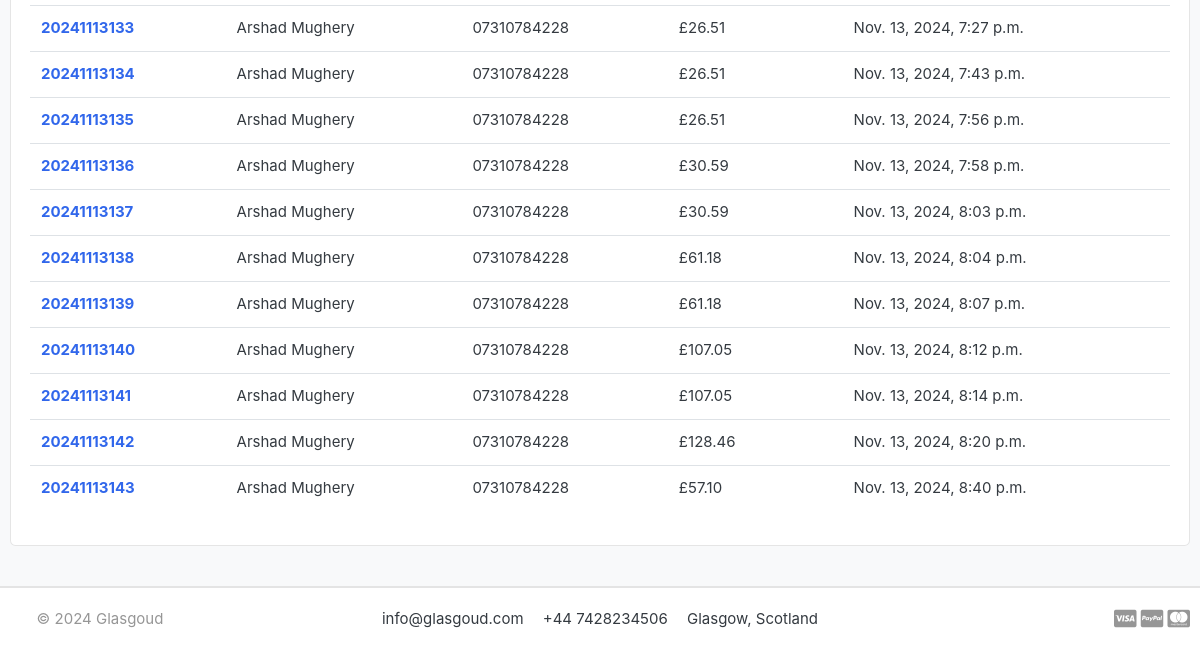
/accounts/admin_orders_list/ (signed in, lower part), run on an earlier commit of the app's database.
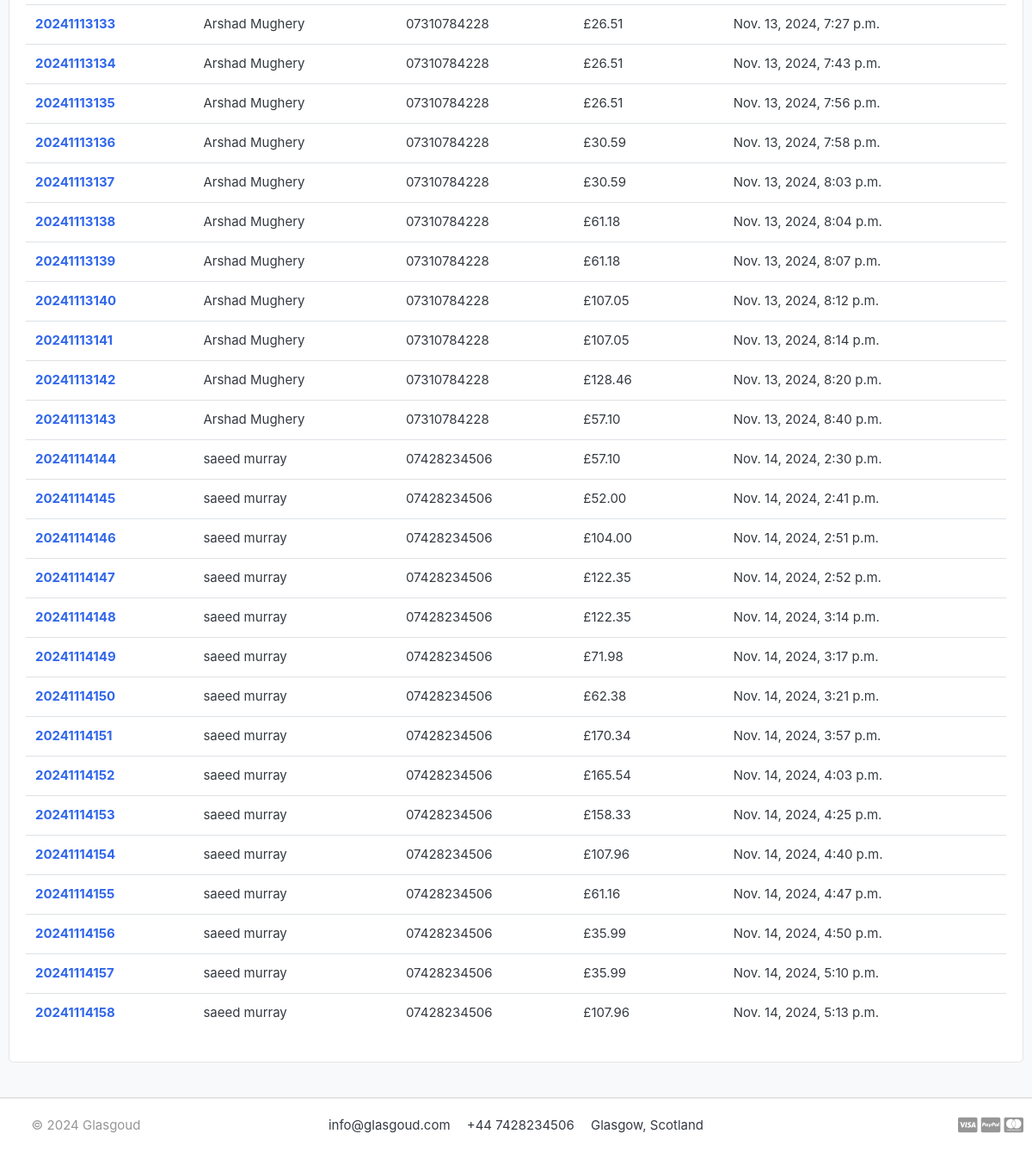
And on a later commit of the database.
### orders/models.py (models this page shows, shortened)
class Order(models.Model):
    STATUS = (
        ('New', 'New'),
        ('Processing', 'Processing'),
        ('Shipped', 'Shipped'),
        ('Refunded', 'Refunded'),
    )
    status = models.CharField(max_length=10, choices=STATUS, default='New')
    STATUS_CHOICES = STATUS
    user = models.ForeignKey(Account, on_delete=models.SET_NULL, null=True)
    payment = models.ForeignKey(Payment, on_delete=models.SET_NULL, null=True)
    order_number = models.CharField(max_length=20)
    first_name = models.CharField(max_length=50)
    last_name = models.CharField(max_length=50)
    phone = models.CharField(max_length=15)
    email = models.EmailField(max_length=50)
    address_line_1 = models.CharField(max_length=50)
    address_line_2 = models.CharField(max_length=50, blank=True)
    country = models.CharField(max_length=50)
    state = models.CharField(max_length=50, blank=True)
    city = models.CharField(max_length=50)
    post_code = models.CharField(max_length=10)
    order_note = models.CharField(max_length=100, blank=True)
    order_total = models.DecimalField(max_digits=10, decimal_places=2)
    weight_total = models.FloatField(blank=True)
    tax = models.DecimalField(max_digits=10, decimal_places=2)
    status = models.CharField(max_length=10, choices=STATUS, default='New')
    ip = models.CharField(blank=True, max_length=20)
    is_ordered = models.BooleanField(default=False)
    created_at = models.DateTimeField(auto_now_add=True)
    updated_at = models.DateTimeField(auto_now=True)
    def full_name(self):
        return f'{self.first_name} {self.last_name}'

### accounts/views.py (the view)
# urls.py: path('admin_orders_list/', views.admin_order_list, name='admin_order_list'),
@user_passes_test(lambda u: u.is_staff)
def admin_order_list(request):
    orders = Order.objects.all()  # Retrieve all orders
    return render(request, 'accounts/admin_orders.html', {'orders': orders})

### carts/context_processors.py (called while the page is built, shortened)
def counter(request):
    cart_count = 0
    if 'admin' in request.path:
        return {}

### category/context_processors.py (called while the page is built)
def menu_links(request):
    links = Category.objects.all()
    return dict(links=links)

### category/models.py (called while the page is built)
    def get_url(self):
        return reverse('products_by_category', args=[self.slug])

### templates/accounts/admin_orders.html (shortened to what this page needs)
{% extends 'base.html' %}
{% block content %}
<section class="section-conten padding-y bg">
    <div class="container">
        <div class="row">
            <main class="col-md-12">
                <article class="card">
                    <div class="card-body">
                        <div class="row">
                            <div class="col-md-12">
                                <table class="table table-hover">
                                    <tbody>
                                        {% for order in orders %}
                                        <tr>
                                            <th scope="row"><a href="{% url 'order_detail' order.order_number %}">{{order.order_number}}</a></th>
                                            <td>{{order.full_name}}</td>
                                            <td>{{order.phone}}</td>
                                            <td>£{{order.order_total}}</td>
                                            <td>{{order.created_at}}</td>
                                        </tr>
                                        {% endfor %}
                                    </tbody>
                                </table>
                            </div>
                        </div>
                    </div>
                </article>
            </main>
        </div>
    </div>
</section>
{% endblock %}

What changed in the data, as far as the page shows it:
added Order: order_number "20241114144", full_name "saeed murray", phone "07428234506", order_total "57.10", created_at "Nov. 14, 2024, 2:30 p.m."
added Order: order_number "20241114145", full_name "saeed murray", phone "07428234506", order_total "52.00", created_at "Nov. 14, 2024, 2:41 p.m."
added Order: order_number "20241114146", full_name "saeed murray", phone "07428234506", order_total "104.00", created_at "Nov. 14, 2024, 2:51 p.m."
added Order: order_number "20241114147", full_name "saeed murray", phone "07428234506", order_total "122.35", created_at "Nov. 14, 2024, 2:52 p.m."
added Order: order_number "20241114148", full_name "saeed murray", phone "07428234506", order_total "122.35", created_at "Nov. 14, 2024, 3:14 p.m."
added Order: order_number "20241114149", full_name "saeed murray", phone "07428234506", order_total "71.98", created_at "Nov. 14, 2024, 3:17 p.m."
added Order: order_number "20241114150", full_name "saeed murray", phone "07428234506", order_total "62.38", created_at "Nov. 14, 2024, 3:21 p.m."
added Order: order_number "20241114151", full_name "saeed murray", phone "07428234506", order_total "170.34", created_at "Nov. 14, 2024, 3:57 p.m."
added Order: order_number "20241114152", full_name "saeed murray", phone "07428234506", order_total "165.54", created_at "Nov. 14, 2024, 4:03 p.m."
added Order: order_number "20241114153", full_name "saeed murray", phone "07428234506", order_total "158.33", created_at "Nov. 14, 2024, 4:25 p.m."
added Order: order_number "20241114154", full_name "saeed murray", phone "07428234506", order_total "107.96", created_at "Nov. 14, 2024, 4:40 p.m."
added Order: order_number "20241114155", full_name "saeed murray", phone "07428234506", order_total "61.16", created_at "Nov. 14, 2024, 4:47 p.m."
added Order: order_number "20241114156", full_name "saeed murray", phone "07428234506", order_total "35.99", created_at "Nov. 14, 2024, 4:50 p.m."
added Order: order_number "20241114157", full_name "saeed murray", phone "07428234506", order_total "35.99", created_at "Nov. 14, 2024, 5:10 p.m."
added Order: order_number "20241114158", full_name "saeed murray", phone "07428234506", order_total "107.96", created_at "Nov. 14, 2024, 5:13 p.m."
